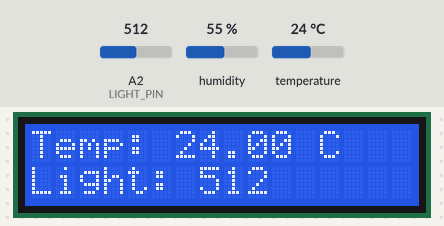
This sketch was run on a simulated Arduino Uno, built with avr-gcc and run on an emulated ATmega328P. On the bench: 16×2 character LCD. The test bench sets the inputs (shaded band); at power-on: temperature 24 °C, A2 (LIGHT_PIN) = 512, humidity 55 %. What the sketch prints to the serial monitor is not drawn.

Above: at 3.2 s.
3.3 s: temperature set to 12 °C
At 5.5 s:
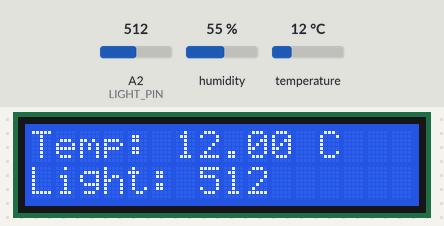
6.0 s: A2 (LIGHT_PIN) set to 716
At 6.6 s:
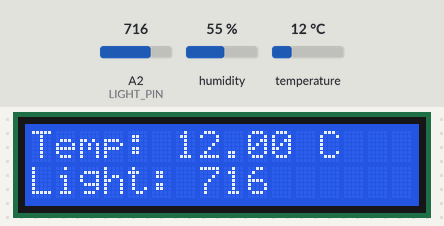
8.7 s: temperature set to 19 °C
At 11.1 s:
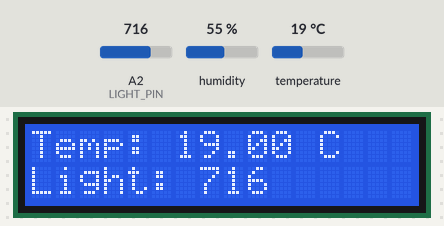
11.8 s: A2 (LIGHT_PIN) set to 900
At 13.4 s:
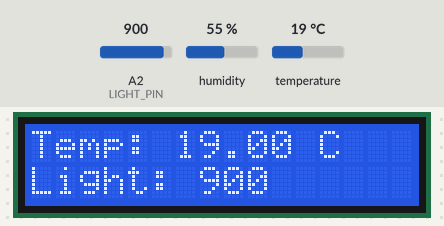
14.5 s: temperature set to 28 °C
At 17.7 s:
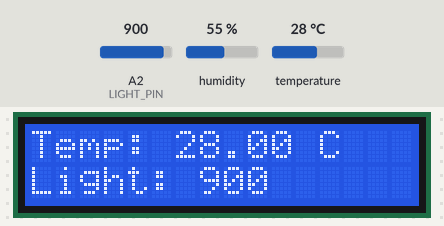
18.0 s: A2 (LIGHT_PIN) set to 1023
At 19.0 s:
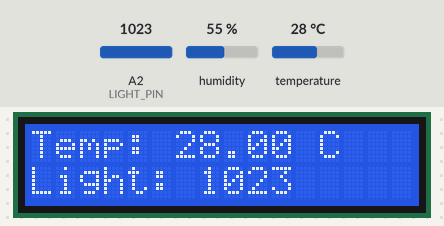
Timing chart, 0 to 21.0 s (numbered marks = the images above; inputs shaded):
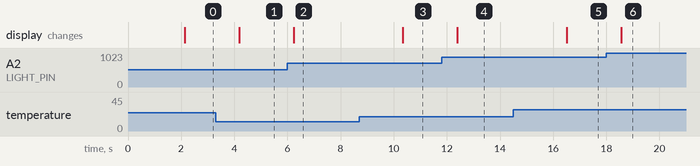

Measured:
- after the input at 3.3 s, the display: changes after 0.89 s (image 1)
- after the input at 6.0 s, the display: changes after 0.24 s (image 2)
- after the input at 8.7 s, the display: changes after 1.6 s (image 3)
- after the input at 11.8 s, the display: changes after 0.60 s (image 4)
- after the input at 14.5 s, the display: changes after 2.0 s (image 5)
- after the input at 18.0 s, the display: changes after 0.56 s (image 6)

The sketch:

dht11_ldr_lcd_test.ino
```cpp
#include <Wire.h>
#include <LiquidCrystal_I2C.h>
#include <DHT.h>

#define DHTPIN A3
#define DHTTYPE DHT11
#define LIGHT_PIN A2

DHT dht(DHTPIN, DHTTYPE);

LiquidCrystal_I2C lcd(0x27, 16, 2);

void setup() {
  Serial.begin(9600);

  dht.begin();

  lcd.init();
  lcd.backlight();

  lcd.setCursor(0,0);
  lcd.print("System Start...");
  delay(2000);
  lcd.clear();
}

void loop() {

  float temperature = dht.readTemperature();
  int lightValue = analogRead(LIGHT_PIN);

  // Serial monitor
  Serial.print("Temp: ");
  Serial.print(temperature);
  Serial.print(" C  Light: ");
  Serial.println(lightValue);

  // LCD
  lcd.setCursor(0,0);
  lcd.print("Temp: ");
  lcd.print(temperature);
  lcd.print(" C   ");

  lcd.setCursor(0,1);
  lcd.print("Light: ");
  lcd.print(lightValue);
  lcd.print("   ");

  delay(2000);
}
```
